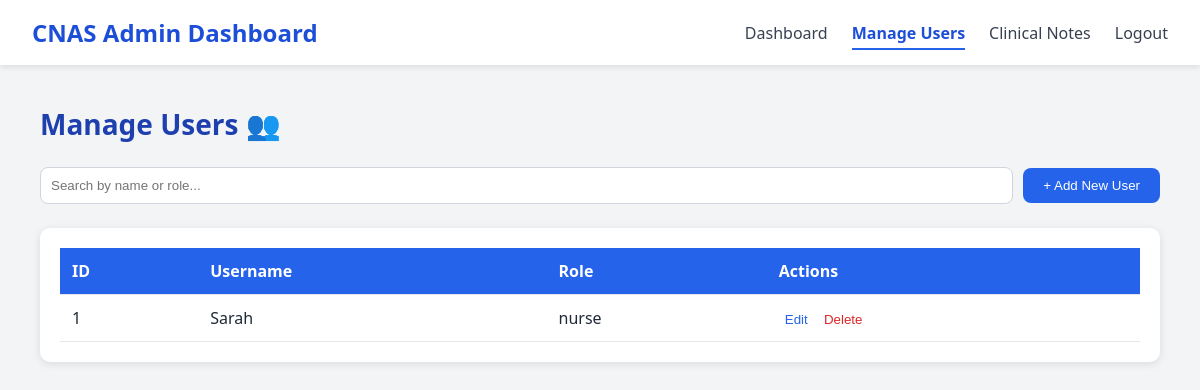
The app's page /admin-users, older data.
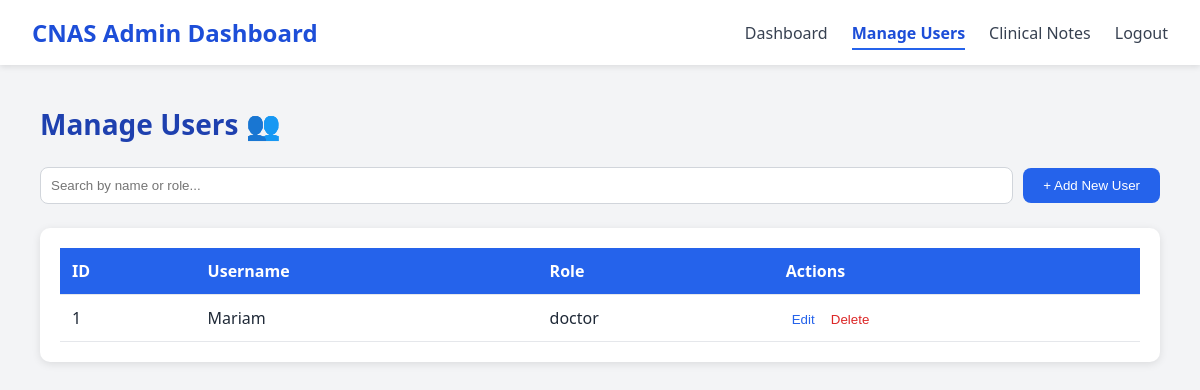
The same page, newer data.
### tables this page shows
CREATE TABLE users (
                    id INTEGER PRIMARY KEY AUTOINCREMENT,
                    username TEXT UNIQUE NOT NULL,
                    password TEXT NOT NULL,
                    role TEXT NOT NULL);

### app.py (the view)
@app.route('/admin-users')
def admin_users():
    conn = get_db()
    users = conn.execute("SELECT * FROM users").fetchall()
    conn.close()
    return render_template('admin-users.html', users=users)

### app.py (called while the page is built)
def get_db():
    conn = sqlite3.connect("database.db")
    conn.row_factory = sqlite3.Row
    return conn

### Templates/admin-users.html (shortened to what this page needs)
<!DOCTYPE html>
<html lang="en">
<head>
</head>
<body>
  <nav>
    <h1>CNAS Admin Dashboard</h1>
    <ul>
      <li><a href="{{ url_for('admin_dashboard') }}">Dashboard</a></li>
      <li><a href="{{ url_for('admin_users') }}" class="text-blue-700">Manage Users</a></li>
      <li><a href="{{ url_for('admin_notes') }}" >Clinical Notes</a></li>
      <li><a href="{{ url_for('login') }}" class="hover:text-red-600">Logout</a></li>
    </ul>
  </nav>
  <main class="main">
    <h2>Manage Users 👥</h2>
    <div class="top-controls">
      <input id="searchInput" type="text" placeholder="Search by name or role..." />
      <button id="addUserBtn">+ Add New User</button>
    </div>
    <section class="table-section">
      <table>
        <thead>
          <tr><th>ID</th><th>Username</th><th>Role</th><th>Actions</th></tr>
        </thead>
        <tbody id="userTable">
          {% for user in users %}
          <tr>
            <td>{{ user['id'] }}</td>
            <td>{{ user['username'] }}</td>
            <td>{{ user['role'] }}</td>
            <td>
              <button class="link-edit" data-id="{{ user['id'] }}" data-username="{{ user['username'] }}" data-role="{{ user['role'] }}">Edit</button>
              <button class="link-delete" data-id="{{ user['id'] }}">Delete</button>
            </td>
          </tr>
          {% endfor %}
        </tbody>
      </table>
    </section>
  </main>
</body>
</html>

Row changes from the older to the newer data that the page shows:
changed users id 1: username "Sarah" → "Mariam"; role "nurse" → "doctor"
